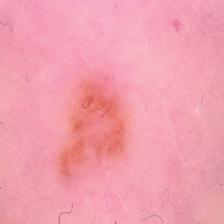
#> input picture train/Benign/1004.jpg, 224 x 224 px; its folder holds only this picture in this run
$ jupyter execute --allow-errors svmf.ipynb
#> lines starting #> are read from the running program, lines starting #| are printed output that depends on the picture
[cell 1]
import os
import numpy as np
import random
from skimage.io import imread
from skimage.transform import resize
from skimage.feature import hog
from sklearn.svm import SVC
from sklearn.metrics import classification_report, accuracy_score
from sklearn.preprocessing import StandardScaler
from sklearn.pipeline import make_pipeline


# Directorios con las imágenes preprocesadas
train_benign_dir = 'train/Benign'
train_malignant_dir = 'train/Malignant'
test_benign_dir = 'test/Benign'
test_malignant_dir = 'test/Malignant'

# Función para cargar y procesar las imágenes
def load_images_and_labels(directory, label):
    images = []
    labels = []
    filenames = [f for f in os.listdir(directory) if f.endswith('.jpg') or f.endswith('.png')]
    # Seleccionar aleatoriamente la mitad de las imágenes
    filenames = random.sample(filenames, len(filenames) // 2)
    for filename in filenames:
        img_path = os.path.join(directory, filename)
        try:
            img = imread(img_path, as_gray=True)  # Cargar imagen en escala de grises
            img_resized = resize(img, (128, 128))  # Redimensionar la imagen según sea necesario
            features, _ = hog(img_resized, pixels_per_cell=(8, 8), cells_per_block=(2, 2), visualize=True)
            images.append(features)  # Utilizar HOG como características
            labels.append(label)
        except Exception as e:
            print(f"Error al cargar la imagen {img_path}: {e}")
    return images, labels

# Cargar imágenes de entrenamiento benignas
print("Cargando imágenes de entrenamiento benignas...")
train_benign_images, train_benign_labels = load_images_and_labels(train_benign_dir, 0)
print(f"Imágenes benignas de entrenamiento cargadas: {len(train_benign_images)}")

# Cargar imágenes de entrenamiento malignas
print("Cargando imágenes de entrenamiento malignas...")
#> (the rest of this cell did not finish here and is left out)

print(f"Imágenes malignas de entrenamiento cargadas: {len(train_malignant_images)}")

# Cargar imágenes de prueba benignas
print("Cargando imágenes de prueba benignas...")
test_benign_images, test_benign_labels = load_images_and_labels(test_benign_dir, 0)
print(f"Imágenes benignas de prueba cargadas: {len(test_benign_images)}")

# Cargar imágenes de prueba malignas
print("Cargando imágenes de prueba malignas...")
test_malignant_images, test_malignant_labels = load_images_and_labels(test_malignant_dir, 1)
print(f"Imágenes malignas de prueba cargadas: {len(test_malignant_images)}")

# Combinar datos de entrenamiento
X_train = np.array(train_benign_images + train_malignant_images)
y_train = np.array(train_benign_labels + train_malignant_labels)

# Combinar datos de prueba
X_test = np.array(test_benign_images + test_malignant_images)
y_test = np.array(test_benign_labels + test_malignant_labels)

print(f"Tamaño del conjunto de entrenamiento: {X_train.shape[0]}")
print(f"Tamaño del conjunto de prueba: {X_test.shape[0]}")

# Crear el clasificador SVM con escalador
svm_classifier = make_pipeline(StandardScaler(), SVC(kernel='lineal', random_state=42))

# Entrenar el modelo SVM
print("Entrenando el modelo SVM...")
svm_classifier.fit(X_train, y_train)
print("Entrenamiento completado.")

# Predecir en el conjunto de prueba
print("Realizando predicciones en el conjunto de prueba...")
y_pred = svm_classifier.predict(X_test)

# Medir la precisión y otros métricos
accuracy = accuracy_score(y_test, y_pred)
report = classification_report(y_test, y_pred)

print(f'Accuracy: {accuracy}')
print('Classification Report:')
print(report)

[cell 2]
# Directorios con las imágenes preprocesadas
train_benign_dir = 'train/Benign'
train_malignant_dir = 'train/Malignant'
test_benign_dir = 'test/Benign'
test_malignant_dir = 'test/Malignant'

# Función para cargar y procesar las imágenes
def load_images_and_labels(directory, label):
    images = []
    labels = []
    filenames = [f for f in os.listdir(directory) if f.endswith('.jpg') or f.endswith('.png')]
    # Seleccionar aleatoriamente la mitad de las imágenes
    filenames = random.sample(filenames, len(filenames) // 2)
    for filename in filenames:
        img_path = os.path.join(directory, filename)
        try:
            img = imread(img_path, as_gray=True)  # Cargar imagen en escala de grises
            img_resized = resize(img, (128, 128))  # Redimensionar la imagen según sea necesario
            features, _ = hog(img_resized, pixels_per_cell=(8, 8), cells_per_block=(2, 2), visualize=True)
            images.append(features)  # Utilizar HOG como características
            labels.append(label)
        except Exception as e:
            print(f"Error al cargar la imagen {img_path}: {e}")
    return images, labels

# Cargar imágenes de entrenamiento benignas
print("Cargando imágenes de entrenamiento benignas...")
train_benign_images, train_benign_labels = load_images_and_labels(train_benign_dir, 0)
print(f"Imágenes benignas de entrenamiento cargadas: {len(train_benign_images)}")

# Cargar imágenes de entrenamiento malignas
print("Cargando imágenes de entrenamiento malignas...")
#> (the rest of this cell did not finish here and is left out)

print(f"Imágenes malignas de entrenamiento cargadas: {len(train_malignant_images)}")

# Cargar imágenes de prueba benignas
print("Cargando imágenes de prueba benignas...")
test_benign_images, test_benign_labels = load_images_and_labels(test_benign_dir, 0)
print(f"Imágenes benignas de prueba cargadas: {len(test_benign_images)}")

# Cargar imágenes de prueba malignas
print("Cargando imágenes de prueba malignas...")
test_malignant_images, test_malignant_labels = load_images_and_labels(test_malignant_dir, 1)
print(f"Imágenes malignas de prueba cargadas: {len(test_malignant_images)}")

# Combinar datos de entrenamiento
X_train = np.array(train_benign_images + train_malignant_images)
y_train = np.array(train_benign_labels + train_malignant_labels)

# Combinar datos de prueba
X_test = np.array(test_benign_images + test_malignant_images)
y_test = np.array(test_benign_labels + test_malignant_labels)

print(f"Tamaño del conjunto de entrenamiento: {X_train.shape[0]}")
print(f"Tamaño del conjunto de prueba: {X_test.shape[0]}")

# Crear el clasificador SVM con escalador
svm_classifier = make_pipeline(StandardScaler(), SVC(kernel='rbf', random_state=42))

# Entrenar el modelo SVM
print("Entrenando el modelo SVM...")
svm_classifier.fit(X_train, y_train)
print("Entrenamiento completado.")

# Predecir en el conjunto de prueba
print("Realizando predicciones en el conjunto de prueba...")
y_pred = svm_classifier.predict(X_test)

# Medir la precisión y otros métricos
accuracy = accuracy_score(y_test, y_pred)
report = classification_report(y_test, y_pred)

print(f'Accuracy: {accuracy}')
print('Classification Report:')
print(report)

[cell 3]
import os

import cv2
import numpy as np
from skimage import exposure
from skimage.filters import gaussian
from skimage.io import imread, imsave
from skimage.util import img_as_ubyte

[cell 4]
# Función para cargar y preprocesar una imagen
def preprocess_image(image_path):
    # Cargar la imagen
#> called with image_path = 'train/Benign/1004.jpg'
    img = imread(image_path)
#> img is the input picture: shape (224, 224, 3); mean R, G, B 241.5, 158.5, 173.5

    # Corrección de color y contraste
    img_corrected = exposure.equalize_adapthist(img, clip_limit=0.03)
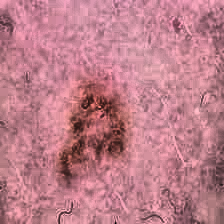
#> img_corrected: shape (224, 224, 3) float64; mean R, G, B 0.754, 0.497, 0.545

    # Reducción de ruido
    img_denoised = gaussian(img_corrected, sigma=1, preserve_range=True)
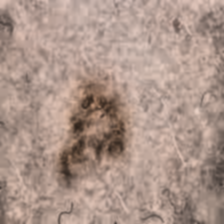
#> img_denoised: shape (224, 224, 3) float64; mean R, G, B 0.68, 0.589, 0.546

    # Suavizado y mejora de contraste
    img_smoothed = cv2.GaussianBlur(img_as_ubyte(img_denoised), (5, 5), 0)
    img_enhanced = exposure.rescale_intensity(img_smoothed, in_range='image', out_range=np.uint8)
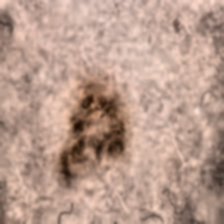
#> img_enhanced: shape (224, 224, 3); mean R, G, B 185.9, 155.8, 141.6

    return img_enhanced

# Directorios con las imágenes
input_dirs = ['train/Benign', 'train/Malignant', 'test/Benign', 'test/Malignant']  # Rutas a los directorios con las imágenes
output_dir = 'preprocessed'  # Ruta al directorio donde se guardarán las imágenes preprocesadas

# Crear el directorio de salida si no existe
os.makedirs(output_dir, exist_ok=True)

# Procesar todas las imágenes en los directorios de entrada
#> (the rest of this cell did not finish here and is left out)

[cell 5]
import os
import numpy as np
import random
from skimage.io import imread
from skimage.transform import resize
from skimage.feature import hog
from sklearn.svm import SVC
from sklearn.metrics import classification_report, accuracy_score
from sklearn.preprocessing import StandardScaler
from sklearn.pipeline import make_pipeline
from sklearn.model_selection import train_test_split
import seaborn as sns
from skimage import exposure

# Función para cargar y preprocesar una imagen
def preprocess_image(image_path):
    # Cargar la imagen
#> called with image_path = './preprocessed/train/Benign/1004.jpg'
    img = imread(image_path, as_gray=True)  # Cargar la imagen en escala de grises
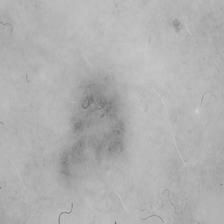
#> img: shape (224, 224) float64; min 0.425, max 0.812, mean 0.695

    # Corrección de color y contraste
    img_corrected = exposure.equalize_adapthist(img, clip_limit=0.03)
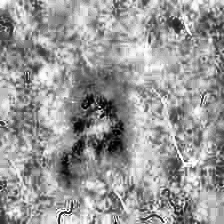
#> img_corrected: shape (224, 224) float64; min 0, max 1, mean 0.602

    # Reducción de ruido
    img_denoised = gaussian(img_corrected, sigma=1)
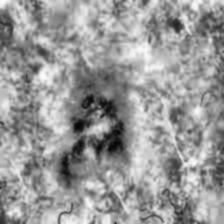
#> img_denoised: shape (224, 224) float64; min 0.0233, max 0.995, mean 0.602

    # Suavizado y mejora de contraste
    img_smoothed = cv2.GaussianBlur(img_as_ubyte(img_denoised), (5, 5), 0)
#> img_smoothed: shape (224, 224)
    img_enhanced = exposure.rescale_intensity(img_smoothed, in_range='image', out_range=np.uint8)
#> img_enhanced: shape (224, 224)

    return img_enhanced

# Directorios con las imágenes preprocesadas
benign_dir = './preprocessed/train/Benign'
malignant_dir = './preprocessed/train/Malignant'

# Inicializar listas para las imágenes y las etiquetas
images = []
labels = []

# Cargar y procesar imágenes benignas
for filename in os.listdir(benign_dir):
    if filename.endswith('.jpg') or filename.endswith('.png'):  # Filtrar solo archivos de imagen
        img_path = os.path.join(benign_dir, filename)
        try:
            # Cargar la imagen y preprocesar
            img = preprocess_image(img_path)

            # Redimensionar la imagen
            img_resized = resize(img, (128, 128))
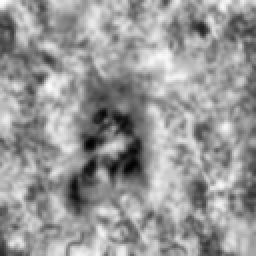
#> img_resized: shape (128, 128) float64 (shown 2 times larger); min 0.0051, max 0.997, mean 0.597

            # Extraer características HOG
            features = hog(img_resized, pixels_per_cell=(8, 8), cells_per_block=(2, 2))
#> features = 8100 values, max 0.311 at index 5553, min 0 at index 140, mean 0.147

            images.append(features)  # Utilizar HOG como características
            labels.append(0)  # Etiqueta 0 para benignas
        except Exception as e:
            print(f"Error al cargar la imagen {img_path}: {e}")

# Cargar y procesar imágenes malignas
#> (the rest of this cell did not finish here and is left out)
